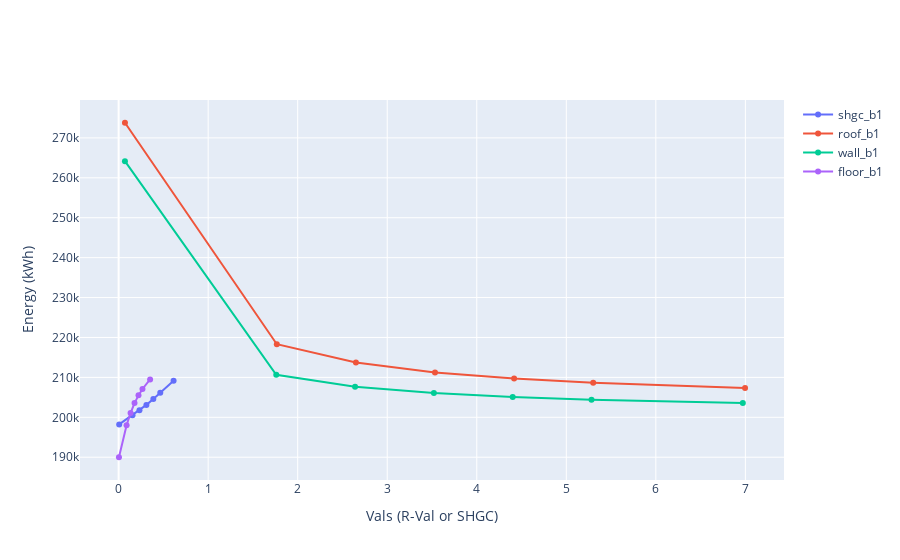

This figure's notebook cell:
### Markdown cell above
# Examine Data

### Code cell
fig = go.Figure()

for k in group_data.keys(): 

    # y = group_data[k]["total"] - group_data[k].loc[0]["total"]
    y = group_data[k]["total"]

    x = group_data[k]["vals"]
    fig.add_trace(
                go.Scatter(x=x, y=y, name=k)
                )
fig.update_layout(xaxis_title=f"Vals (R-Val or SHGC)",
            yaxis_title="Energy (kWh)",)

py.plot(fig, filename="g1", auto_open=False)

### Figure 1 — Plotly figure (JSON) as saved in the notebook; plotly's stock layout.template omitted (floating-point values rounded to 4 significant figures)
{"data": [{"name": "shgc_b1", "type": "scatter", "x": [0.0062, 0.155, 0.2325, 0.31, 0.3875, 0.465, 0.6138], "y": [198200.0, 200500.0, 201800.0, 203100.0, 204600.0, 206100.0, 209200.0]}, {"name": "roof_b1", "type": "scatter", "x": [0.07067, 1.767, 2.65, 3.534, 4.417, 5.3, 6.996], "y": [273800.0, 218300.0, 213700.0, 211200.0, 209700.0, 208700.0, 207400.0]}, {"name": "wall_b1", "type": "scatter", "x": [0.07042, 1.761, 2.641, 3.521, 4.401, 5.282, 6.972], "y": [264200.0, 210700.0, 207700.0, 206100.0, 205100.0, 204400.0, 203600.0]}, {"name": "floor_b1", "type": "scatter", "x": [0.00355, 0.08875, 0.1331, 0.1775, 0.2219, 0.2662, 0.3514], "y": [190000.0, 198000.0, 201100.0, 203600.0, 205500.0, 207100.0, 209500.0]}], "layout": {"xaxis": {"title": {"text": "Vals (R-Val or SHGC)"}}, "yaxis": {"title": {"text": "Energy (kWh)"}}}}
